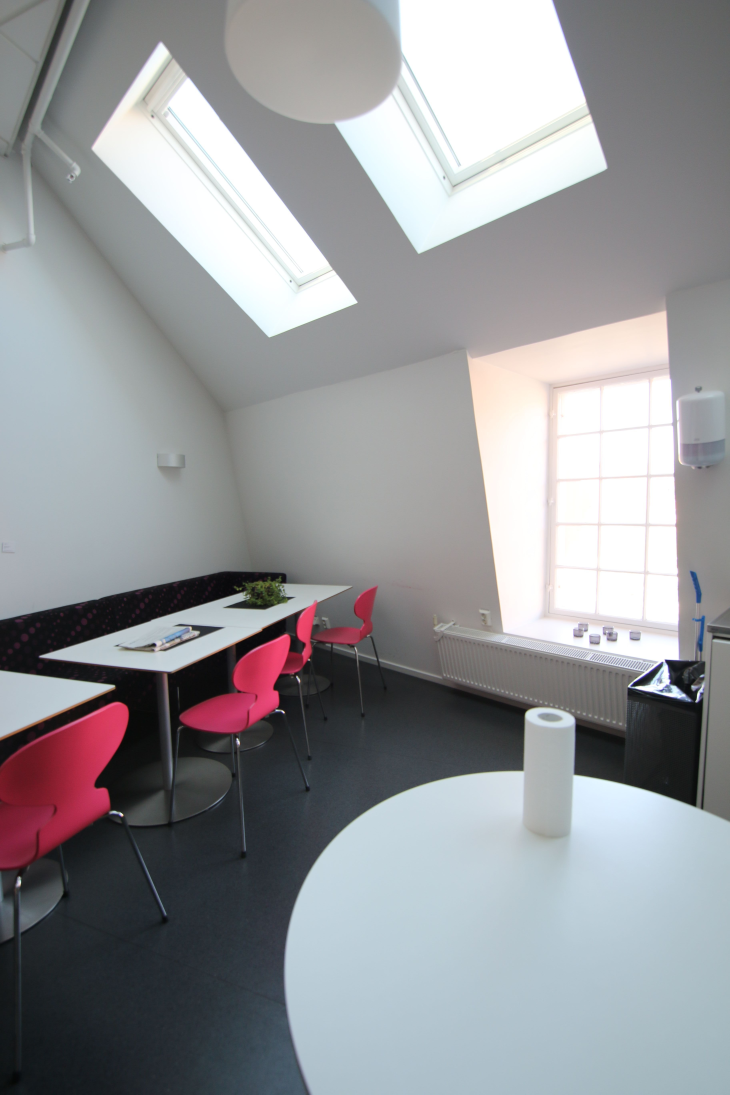
#> input picture img09.jpg, 3648 x 5472 px (shown at 1/5 size); its folder holds only this picture in this run
$ python -i sift.py   (imports and definitions only)   (Python 2 division)   (older library calls are emulated)
#> lines starting #> are read from the running program, lines starting #| are printed output that depends on the picture
import os
import glob
import sys
import cv2
import scipy.misc
import numpy as np
import copy
import math


def scale_space(img):
    blur = img
    octaves = {}
    for o in range(4):
        octaves[o] = []
        next_pic = cv2.resize(blur, (0, 0), fx=0.5, fy=0.5)
        for i in range(5):
            blur = cv2.GaussianBlur(blur, (5, 5), 2)
            # cv2.imshow('histogram image', blur)
            # cv2.waitKey(0)
            octaves[o].append(blur)
        blur = next_pic
    return octaves


def d_o_g(octaves):
    dog = {}
    for x in range(4):
        dog[x] = []
        blurred_images = octaves[x]
        for i in range(len(blurred_images) - 1):
            dog[x].append(cv2.subtract(blurred_images[i], blurred_images[i + 1]))

    return dog

# maybe filter here for the intensity


def maxima(dog):  # returns list of lists
    maxima_images_octaves = []
    octave_keypoints = []
    for i in range(len(dog)):
        print "octave ", i
        octave = dog[i]
        maxima_imgs = []
        keypoints = []
        for img_num in range(1, len(octave) - 1):
            img = copy.deepcopy(octave[img_num])
            maximas = np.zeros((img.shape[0], img.shape[1]))
            # img = cv2.cornerHarris(img, 2, 3, 0.04)
            # img = cv2.normalize(img, None, 0, 255, cv2.NORM_MINMAX, cv2.CV_32FC1, None)
            ret, img = cv2.threshold(img, 1, 255, cv2.THRESH_TOZERO)
            print "shape[0]:", img.shape[0]
            print "shape[1]", img.shape[1]
            for x in range(1, img.shape[0] - 1):
                # print"x", x
                for j in range(1, img.shape[1] - 1):
                    # print "y", j
                    max_pix = True
                    pix = img[x][j]
                    # if x > img.shape[1]:
                    #     print "pixel value", pix
                    # just comparing to pixel
                    for new_pic in range(-1, 2):
                        comp_pix = octave[img_num + new_pic]
                        for xp in range(3):
                            for yp in range(3):
                                if pix < comp_pix[x - 1 + xp][j - 1 + yp]:
                                    # if x > img.shape[1]:
                                        # print "pixel value", pix
                                        # print "comp pix", comp_pix[x - 1 + xp][j - 1 + yp]
                                    max_pix = False
                                    break
                            if not max_pix:
                                break
                        if not max_pix:
                            break
                    if max_pix and img[x][j] != 0:
                        # if x > img.shape[1]:
                        keypoints.append((j, x))
                        maximas[x][j] = 255

            maxima_imgs.append(img)
        octave_keypoints.append(list(set(keypoints)))
        # add a
        maxima_images_octaves.append(maxima_imgs)
        print "length of keypoints for each octave", len(keypoints)
    print "length of octave_keypoints", len(octave_keypoints)
    return maxima_images_octaves, octave_keypoints


def linapprox(img, x, y):
    return img[x][y] + (img[x][y + 1] - img[x][y - 1]) * 2 + (img[x + 1][y] - img[x - 1][y]) * 2


def magnitude(img, x, y):
    return math.sqrt(math.pow((linapprox(img, x + 1, y) - linapprox(img, x - 1, y)), 2) + math.pow((linapprox(img, x, y + 1) - linapprox(img, x, y - 1)), 2))


def orientation(img, x, y):
    return math.atan((linapprox(img, x, y + 1) - linapprox(img, x, y - 1)) / (linapprox(img, x + 1, y) - linapprox(img, x - 1, y)))

# could pass a list of keypoint locations or just an image with keypoints and an original intensity image


# [49 lines left out: functions image_gradient, create_keypoints, not called in this run]

# [42 lines of commented-out code are left out]


def start(img):
    # img = cv2.resize(img, (0, 0), fx=0.1, fy=0.1)

    octs = scale_space(img)
    dogs = d_o_g(octs)
    keypoint_imgs, keypoints = maxima(dogs)

    kps = create_keypoints(keypoints, img)
    sift = cv2.xfeatures2d.SIFT_create()
    # img = cv2.GaussianBlur(img, (5, 5), 3)
    kps, des = sift.compute(img,  kps)
    return kps, des

>>> import cv2
>>> picture = cv2.imread('img09.jpg')
#> picture is the input picture: shape (5472, 3648, 3); mean B, G, R 153.5, 150.4, 149.2
>>> result = start(picture)
#> the loop in scale_space, `for o in range(4):` made 4 passes
#> pass 3, in scale_space, `next_pic = cv2.resize(blur, (0, 0), fx=0.5, fy=0.5)`:
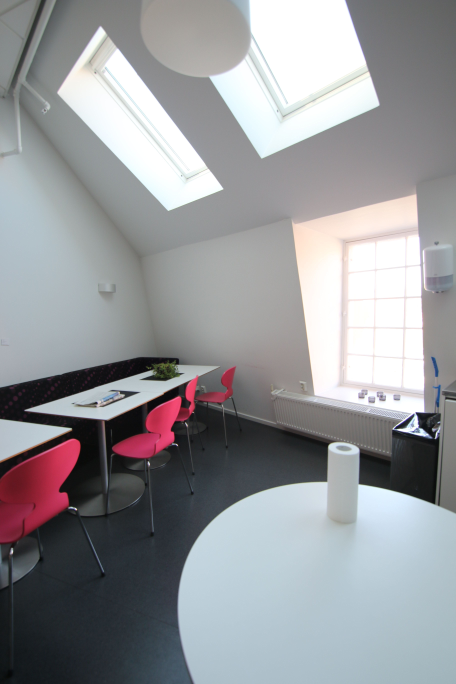
#> next_pic: shape (684, 456, 3); mean B, G, R 153.9, 150.8, 149.6
#> after the loop in scale_space, `for o in range(4):`: octaves = 4 items
#> the loop in maxima, `for i in range(len(dog)):` made 1 pass
#| octave  0
#| shape[0]: 5472
#| shape[1] 3648
#> after the loop in maxima, `for i in range(len(dog)):`: maximas: shape (5472, 3648) float64; every value is 0
#> after the loop in maxima, `for i in range(len(dog)):`: maxima_images_octaves = []
#> (the run stopped early here; a loop or call above may not have finished)

$ run again, on img12.jpg
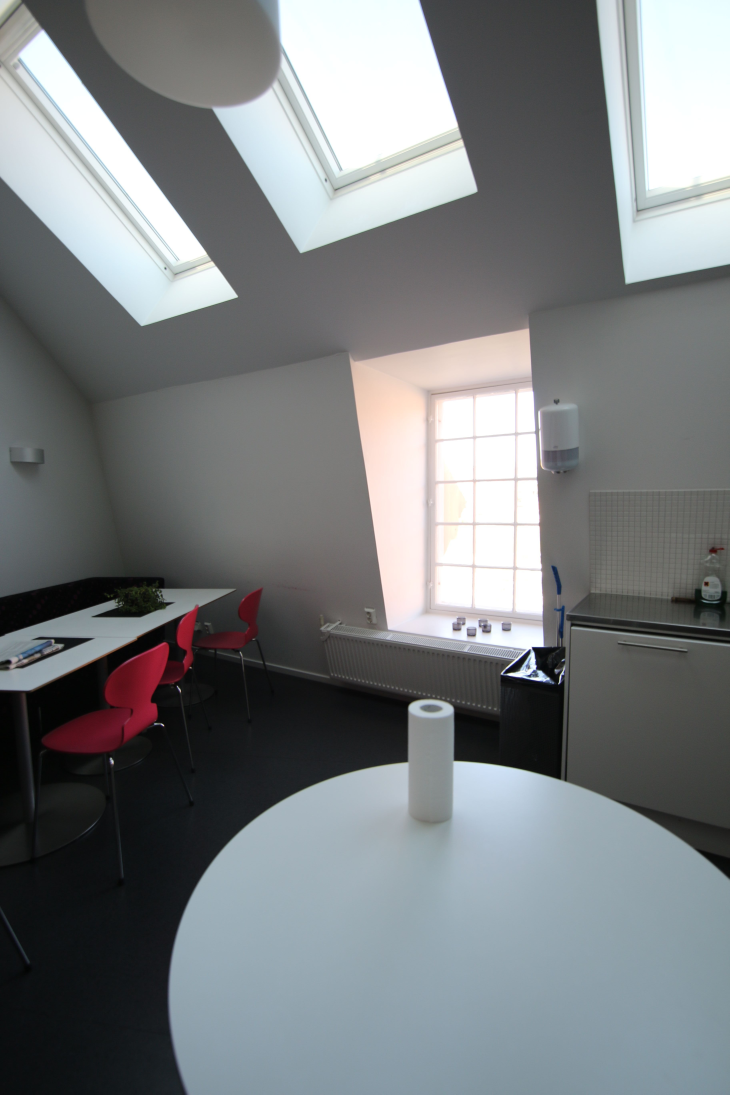
#> input picture img12.jpg, 3648 x 5472 px (shown at 1/5 size)
#> picture is the input picture: shape (5472, 3648, 3); mean B, G, R 127.8, 125.8, 121.9
#> the loop in scale_space, `for o in range(4):` made 4 passes
#> pass 3, in scale_space, `next_pic = cv2.resize(blur, (0, 0), fx=0.5, fy=0.5)`:
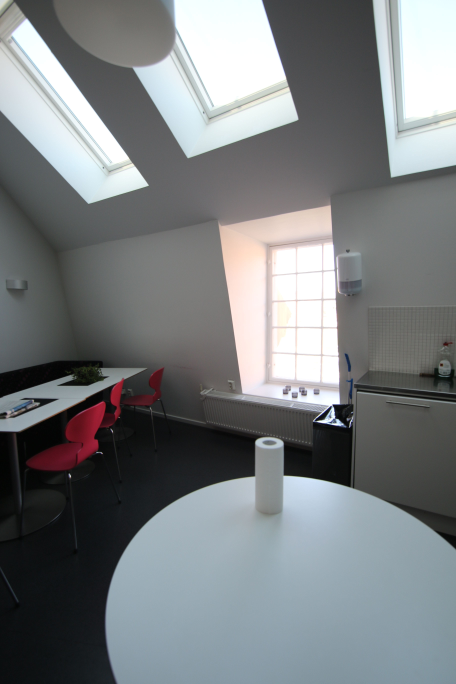
#> next_pic: shape (684, 456, 3); mean B, G, R 128.2, 126.2, 122.3
#> after the loop in scale_space, `for o in range(4):`: octaves = 4 items
#> the loop in maxima, `for i in range(len(dog)):` made 1 pass
#| octave  0
#| shape[0]: 5472
#| shape[1] 3648
#> after the loop in maxima, `for i in range(len(dog)):`: maxima_images_octaves = []

$ run again, on img18.jpg
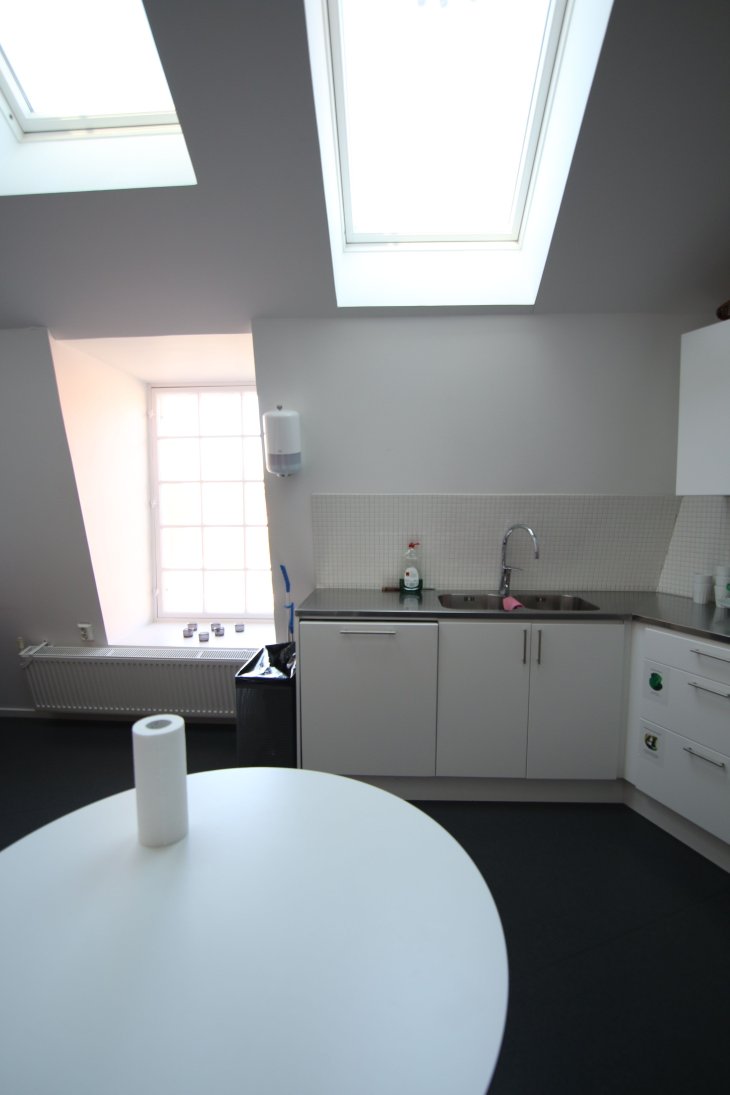
#> input picture img18.jpg, 3648 x 5472 px (shown at 1/5 size)
#> picture is the input picture: shape (5472, 3648, 3); mean B, G, R 148.5, 145.9, 141.6
#> the loop in scale_space, `for o in range(4):` made 4 passes
#> pass 3, in scale_space, `next_pic = cv2.resize(blur, (0, 0), fx=0.5, fy=0.5)`:
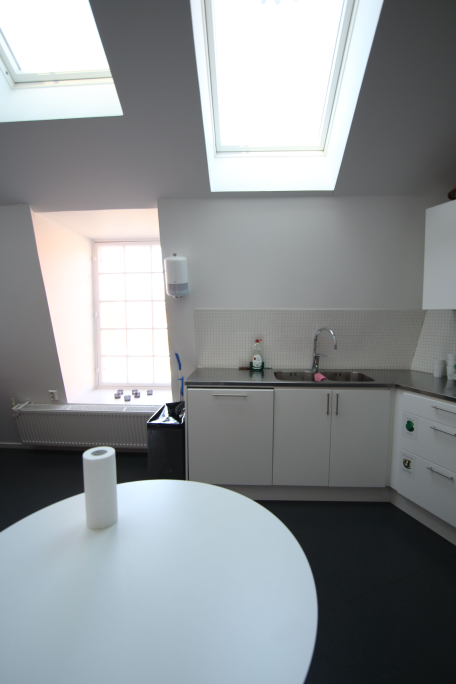
#> next_pic: shape (684, 456, 3); mean B, G, R 148.9, 146.3, 142
#> after the loop in scale_space, `for o in range(4):`: octaves = 4 items
#> the loop in maxima, `for i in range(len(dog)):` made 1 pass
#| octave  0
#| shape[0]: 5472
#| shape[1] 3648
#> after the loop in maxima, `for i in range(len(dog)):`: maxima_images_octaves = []

$ run again, on sift_keypoints_1.jpg
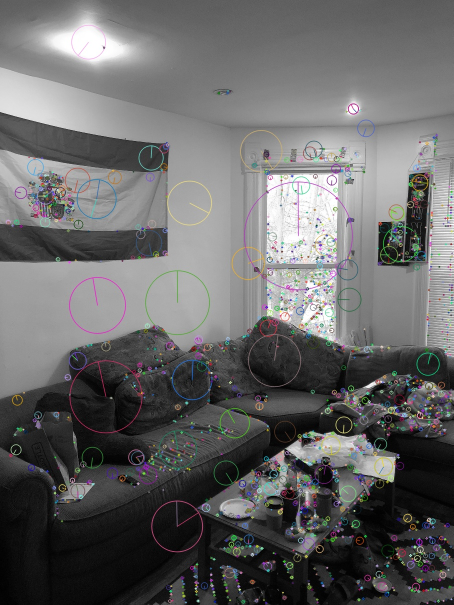
#> input picture sift_keypoints_1.jpg, 907 x 1210 px (shown at 1/2 size)
#> picture is the input picture: shape (1210, 907, 3); mean B, G, R 102.4, 102.3, 102.5
#> the loop in scale_space, `for o in range(4):` made 4 passes
#> pass 1, in scale_space, `next_pic = cv2.resize(blur, (0, 0), fx=0.5, fy=0.5)`:
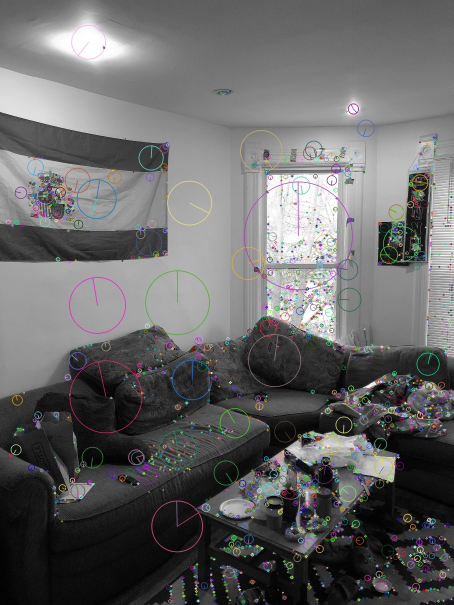
#> next_pic: shape (605, 454, 3); mean B, G, R 102.6, 102.5, 102.7
#> after the loop in scale_space, `for o in range(4):`:
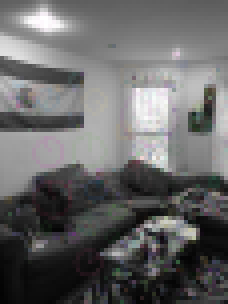
#> blur: shape (76, 57, 3) (shown 4 times larger); mean B, G, R 102.6, 102.5, 102.7
#> after the loop in scale_space, `for o in range(4):`: octaves = 4 items
#> the loop in maxima, `for i in range(len(dog)):` made 1 pass
#| octave  0
#| shape[0]: 1210
#| shape[1] 907
#> after the loop in maxima, `for i in range(len(dog)):`: maxima_images_octaves = []
